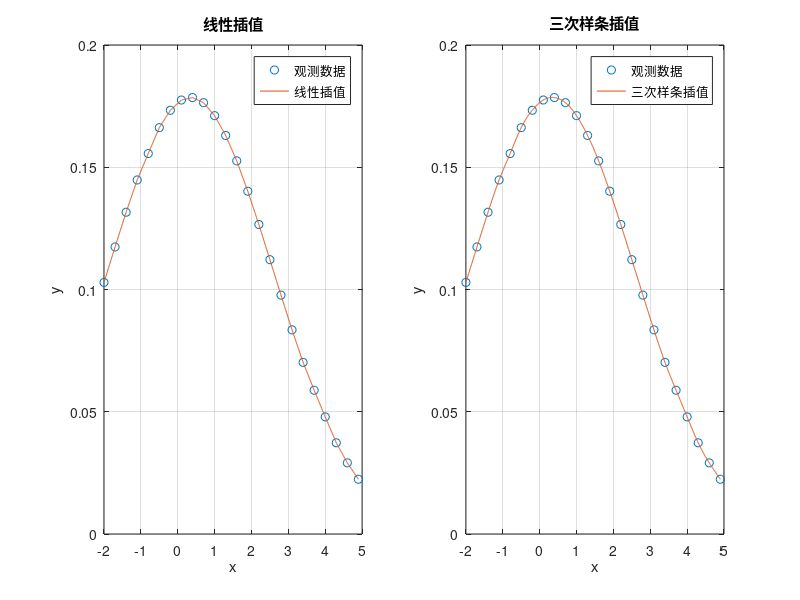

Write the MATLAB code that produced this figure.
x = [-2, -1.7, -1.4, -1.1, -0.8, -0.5, -0.2, 0.1, 0.4, 0.7, 1.0, 1.3, 1.6, 1.9, 2.2, 2.5, 2.8, 3.1, 3.4, 3.7, 4.0, 4.3, 4.6, 4.9];
y = [0.1029, 0.1174, 0.1316, 0.1448, 0.1556, 0.1662, 0.1733, 0.1775, 0.1785, 0.1764, 0.1711, 0.1630, 0.1526, 0.1402, 0.1266, 0.1122, 0.0977, 0.0835, 0.0702, 0.0588, 0.0479, 0.0373, 0.0291, 0.0224];

x_interp = linspace(-2, 4.9, 1000);

% 线性插值
y_linear = interp1(x, y, x_interp, 'linear');

% 三次样条插值
y_spline = interp1(x, y, x_interp, 'spline');

% 绘制插值结果
figure;
subplot(1, 2, 1);
plot(x, y, 'o', 'DisplayName', '观测数据');
hold on;
plot(x_interp, y_linear, '-', 'DisplayName', '线性插值');
xlabel('x');
ylabel('y');
title('线性插值');
legend;
grid on;
hold off;

subplot(1, 2, 2);
plot(x, y, 'o', 'DisplayName', '观测数据');
hold on;
plot(x_interp, y_spline, '-', 'DisplayName', '三次样条插值');
xlabel('x');
ylabel('y');
title('三次样条插值');
legend;
grid on;
hold off;
